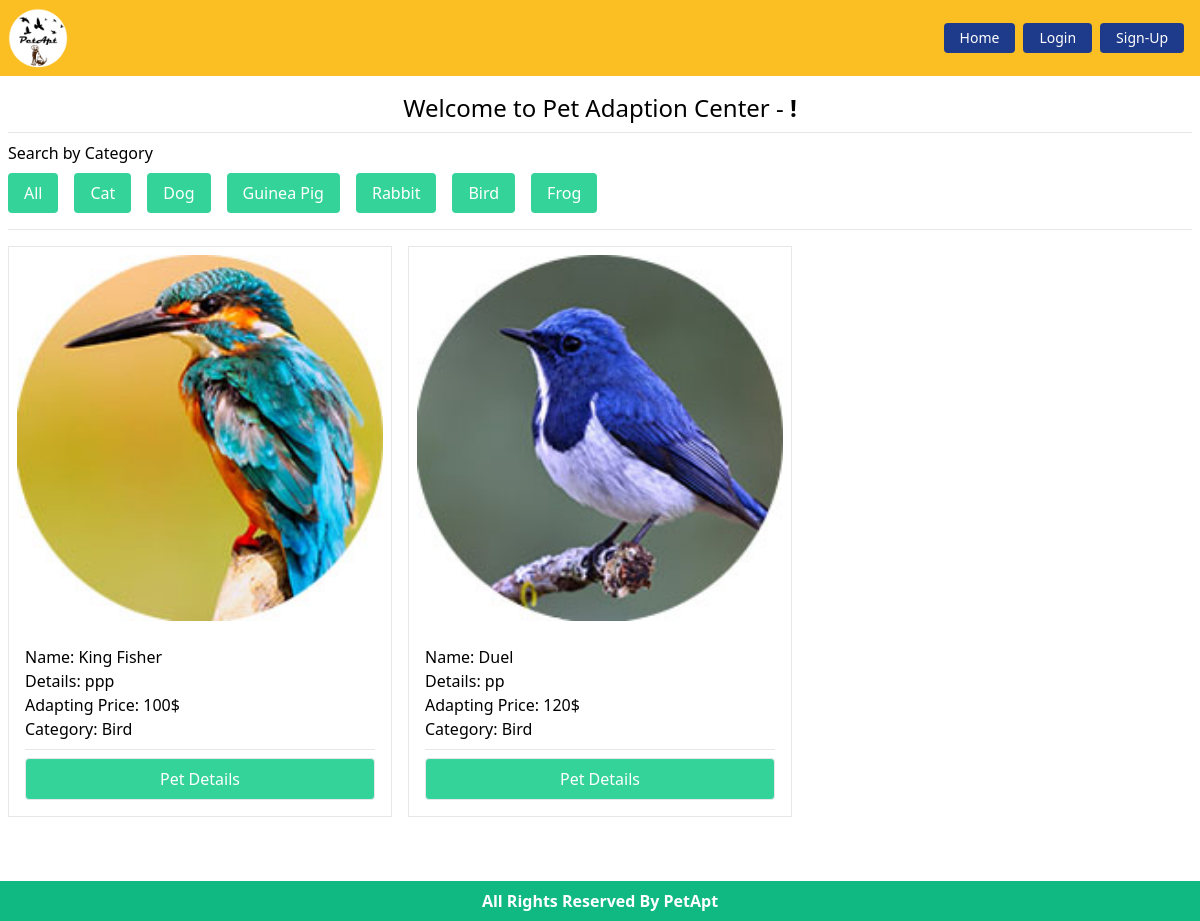
/pets/bird/, run on the app's committed database.
### Pets/models.py (models this page shows, shortened)
class PetCategory(models.Model):
    name = models.CharField(max_length=30)
    slug = models.SlugField(max_length=80)
    def __str__(self):
        return self.name

class Pet(models.Model):
    image = models.ImageField(upload_to='pets/media/images/')
    title = models.CharField(max_length = 40)
    description = models.TextField()
    adapt_price = models.IntegerField()
    category = models.ForeignKey(PetCategory, on_delete=models.CASCADE)

### PetApt/views.py (the view)
# urls.py: path('', home, name='home'),
def home(request, category_slug=None):
    pets = models.Pet.objects.all()
    category = models.PetCategory.objects.all()
    if category_slug is not None:
        filterOption = models.PetCategory.objects.get(slug = category_slug)
        pets = models.Pet.objects.filter(category = filterOption)
    return render(request, 'index.html', {'pets': pets, 'category': category})

### templates/index.html
{% extends 'base.html' %}
{% block content %}
<h2 class="text-2xl text-center">Welcome to Pet Adaption Center - <strong>{{request.user.first_name}} !</strong></h2>
<hr class="my-2">
<div>
    <p>Search by Category</p>
    <ul class="flex flex-wrap">
        <li><a href="{% url 'home' %}" class="bg-green-400 block p-2 px-4 ml-0 text-white rounded m-2">All</a></li>
        {% for item in category %}
        <li>
            <a href="{% url 'filterpet' item.slug %}" class="bg-green-400 block p-2 px-4 text-white rounded m-2">
                {{item}}
            </a>
        </li>
        {% endfor %}
    </ul>
</div>
<hr class="my-2">
<div class="pt-2 grid md:grid-cols-2 lg:grid-cols-3 grid-cols-1 xl:grid-cols-4 gap-4">
    {% for pet in pets %}
    <div class="pet-card border">
        <div class="p-2">
            <img src={{pet.image.url}} alt="pet" class="w-full">
        </div>
        <div class="p-4">
            <p>Name: {{pet.title}}</p>
            <p>Details: {{pet.description | truncatewords:10}}</p>
            <p>Adapting Price: {{pet.adapt_price}}$</p>
            <p>Category: {{pet.category}}</p>
            <hr class="my-2">
            <a href="{% url 'petDetails' pet.id %}"
                class="rounded w-full text-center text-white hover:bg-green-500 border bg-green-400 px-6 py-2 inline-block">
                Pet Details
            </a>
        </div>
    </div>
    {% endfor %}
</div>
<br>
{% endblock %}

### data on the page
PetCategory: name "Cat"
PetCategory: name "Dog"
PetCategory: name "Guinea Pig"
PetCategory: name "Rabbit"
PetCategory: name "Bird"
PetCategory: name "Frog"
Pet: image (picture), title "King Fisher", description "ppp", adapt_price "100", category "Bird"
Pet: image (picture), title "Duel", description "pp", adapt_price "120", category "Bird"
